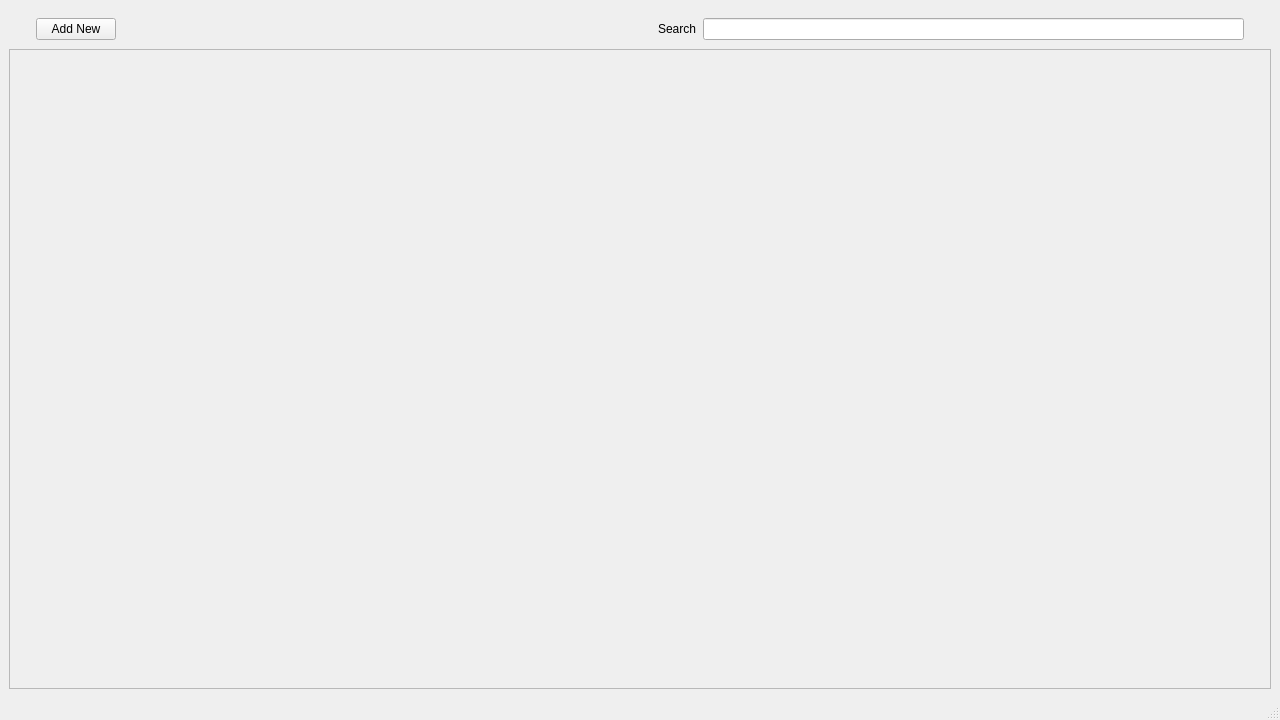
<?xml version="1.0" encoding="UTF-8"?>
<ui version="4.0">
 <class>MainWindow</class>
 <widget class="QMainWindow" name="MainWindow">
  <property name="geometry">
   <rect>
    <x>0</x>
    <y>0</y>
    <width>1280</width>
    <height>720</height>
   </rect>
  </property>
  <property name="sizePolicy">
   <sizepolicy hsizetype="Expanding" vsizetype="Expanding">
    <horstretch>0</horstretch>
    <verstretch>0</verstretch>
   </sizepolicy>
  </property>
  <property name="minimumSize">
   <size>
    <width>274</width>
    <height>362</height>
   </size>
  </property>
  <property name="windowTitle">
   <string>App Launcher</string>
  </property>
  <widget class="QWidget" name="centralwidget">
   <layout class="QVBoxLayout" name="verticalLayout">
    <property name="spacing">
     <number>0</number>
    </property>
    <item>
     <layout class="QHBoxLayout" name="horizontalLayout_2">
      <property name="spacing">
       <number>0</number>
      </property>
      <property name="leftMargin">
       <number>27</number>
      </property>
      <property name="topMargin">
       <number>9</number>
      </property>
      <property name="rightMargin">
       <number>27</number>
      </property>
      <property name="bottomMargin">
       <number>9</number>
      </property>
      <item>
       <widget class="QPushButton" name="add_new_btn">
        <property name="sizePolicy">
         <sizepolicy hsizetype="Fixed" vsizetype="Fixed">
          <horstretch>0</horstretch>
          <verstretch>0</verstretch>
         </sizepolicy>
        </property>
        <property name="text">
         <string>Add New</string>
        </property>
       </widget>
      </item>
      <item>
       <spacer name="horizontalSpacer">
        <property name="orientation">
         <enum>Qt::Horizontal</enum>
        </property>
        <property name="sizeHint" stdset="0">
         <size>
          <width>40</width>
          <height>0</height>
         </size>
        </property>
       </spacer>
      </item>
      <item>
       <widget class="QLabel" name="label">
        <property name="text">
         <string>Search  </string>
        </property>
       </widget>
      </item>
      <item>
       <widget class="QLineEdit" name="search"/>
      </item>
     </layout>
    </item>
    <item>
     <widget class="QScrollArea" name="scrollArea">
      <property name="widgetResizable">
       <bool>true</bool>
      </property>
      <widget class="QWidget" name="scrollAreaWidgetContents">
       <property name="geometry">
        <rect>
         <x>0</x>
         <y>0</y>
         <width>1260</width>
         <height>604</height>
        </rect>
       </property>
       <layout class="QGridLayout" name="frame_layout">
        <property name="leftMargin">
         <number>18</number>
        </property>
        <property name="topMargin">
         <number>18</number>
        </property>
        <property name="rightMargin">
         <number>18</number>
        </property>
        <property name="bottomMargin">
         <number>18</number>
        </property>
        <property name="spacing">
         <number>18</number>
        </property>
       </layout>
      </widget>
     </widget>
    </item>
   </layout>
  </widget>
  <widget class="QMenuBar" name="menubar">
   <property name="geometry">
    <rect>
     <x>0</x>
     <y>0</y>
     <width>1280</width>
     <height>25</height>
    </rect>
   </property>
  </widget>
  <widget class="QStatusBar" name="statusbar"/>
 </widget>
 <resources/>
 <connections/>
</ui>
